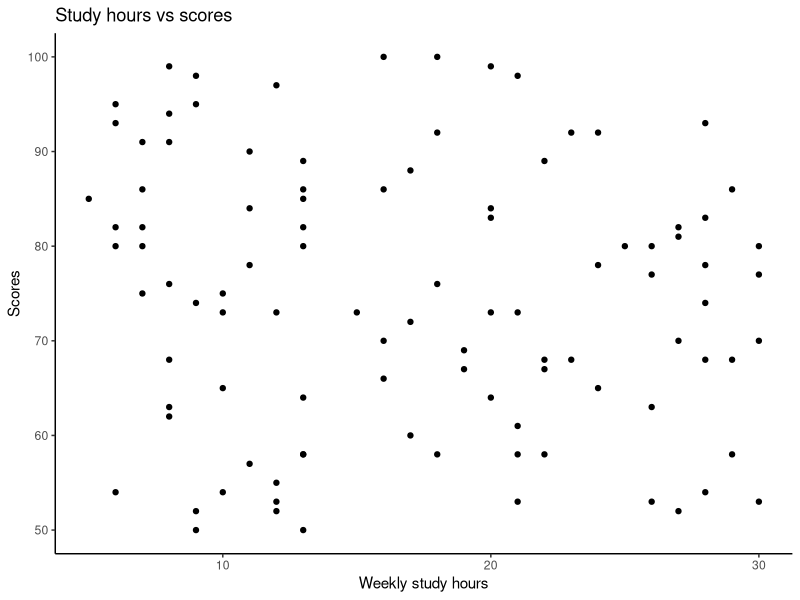
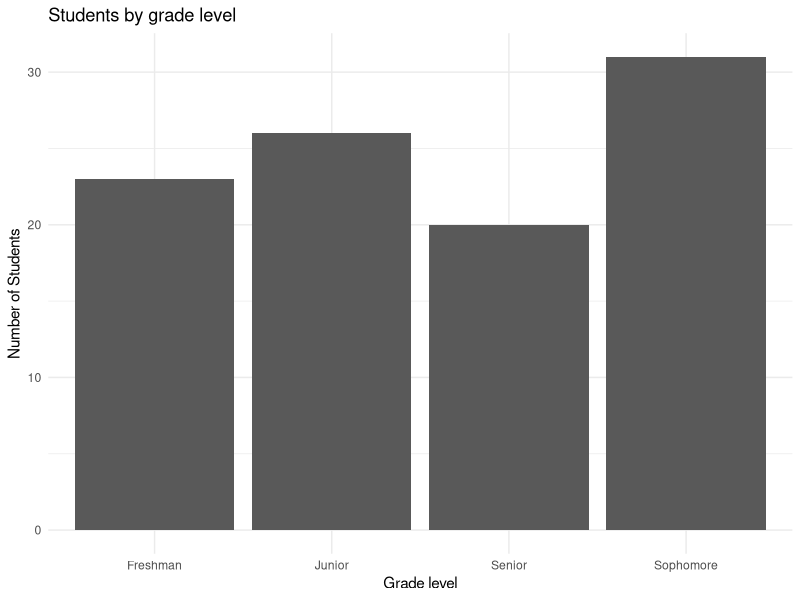
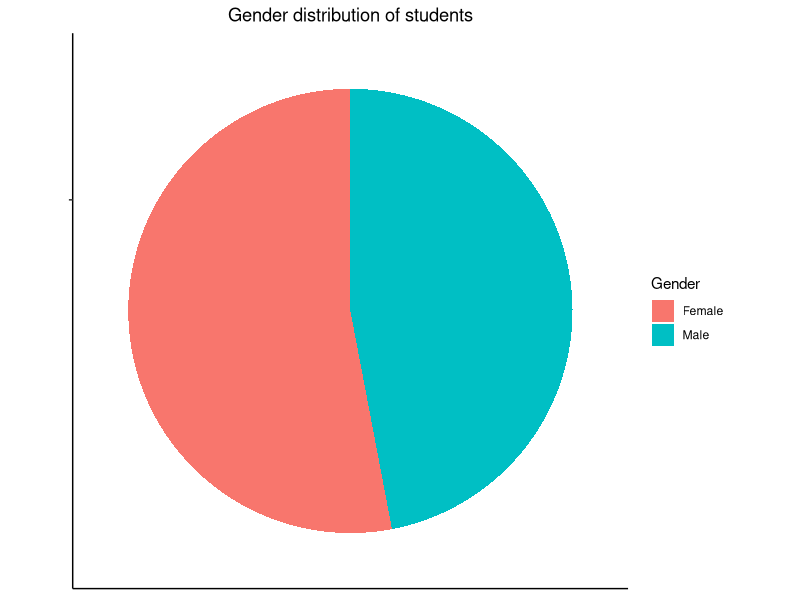
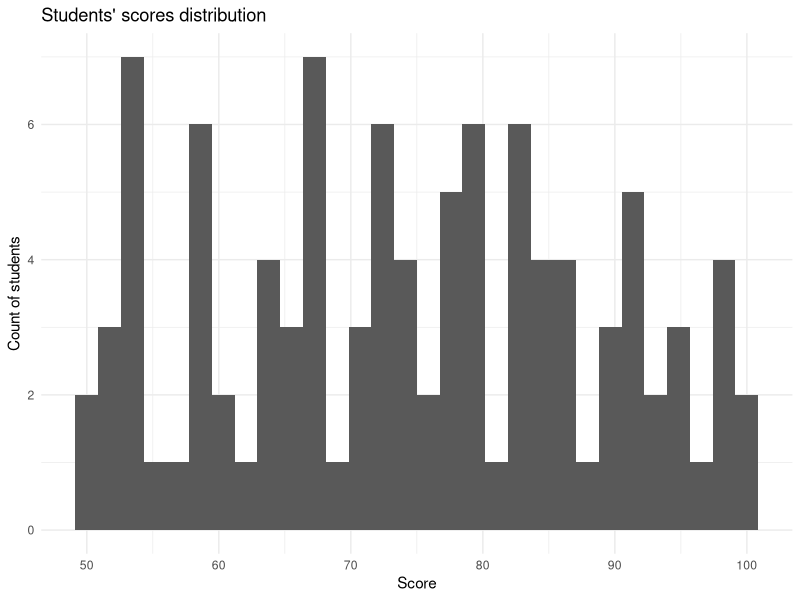

R code for these plots, in order: (Note: this script raises an error after producing the figures.)
## ---- chunk 1
age <- 27
class(age)
## ---- chunk 2
age <- 34L
class(age)
## ---- chunk 3
weight <- 68.2
class(weight)
## ---- chunk 4
name <- "Mustafa"
class(name)
## ---- chunk 5
is_winter <- FALSE
class(is_winter)
## ---- chunk 6
class(98.03)
## ---- chunk 7
height <- 98.03
class(height)
## ---- chunk 8
goats <- 27L
class(goats)
## ---- chunk 9
class("school")
## ---- chunk 10
firstname <- "Bryant" # Any name will work
class(firstname)
## ---- chunk 11
is_student <- TRUE
class(is_student)
## ---- chunk 12
marks = c(23, 67, 98, 34, 98, 21)
print(marks) # print to the console
is.vector(marks) # find its data structure
## ---- chunk 13
vector1 = seq(1, 9) 

# Convert to matrix
## create by column 
m1=matrix(vector1, ncol=3)
print(m1) # print the matrix to the console 

is.matrix(m1) # confirms if its really a matrix 
## ---- chunk 14
var_names <- c("A", "B", "C") # vector to store variable names 

m1_df <- data.frame(var_names, m1) # create the data frame
print(m1_df) #print to the console 

is.data.frame(m1_df) #confirms if its really a data.frame. 
## ---- chunk 15
height <- c(120.1, 118, 123.4, 130.8, 115.2)
is.vector(height)
## ---- chunk 16
length(height) # count the number of elements
## ---- chunk 17
v1 <- seq(1, 12) # Create vector v1

m1 <- matrix(v1, ncol=3) # create a matrix from the vector
m1 

is.matrix(m1) # Confirm if its a matrix
## ---- chunk 18
m1[, 3] # Access the third columns
## ---- chunk 19
m1[2,] # Access of the second row
## ---- chunk 20
student_df <- data.frame(
  "Name"= c("Pragya", "Thomas", "Ali"),
  "Age"=c(21, 19, 23),
  "Marks"=c(68, 72, 67)
)

student_df
## ---- chunk 21
m1_imported <- read.csv("data/m1.csv") # import the csv data set
m1_imported # Display the data
## ---- chunk 22
library(readxl)

students_imported <- read_excel("data/students.xlsx") # Import the data
students_imported # Display the data
## ---- chunk 23
write.csv(m1_imported, "data/m1_exported.csv") # Write the data set locally
## ---- chunk 24
library(openxlsx)

write.xlsx(students_imported, "data/students_exported.xlsx")
## ---- chunk 25
# Create a dataset
set.seed(42)
df <- data.frame(
  Product = c('Shoes', 'Laptop', 'Watch', 'Phone', 'Shoes', 'Watch', 'Laptop', 'Shoes', 'Laptop', 'Phone'),
  Sales = c(150, 500, NA, 300, 150, 1000, 500, 150, 500, 300), # Outlier in Sales (1000)
  Category = c('Fashion', 'Tech', 'Fashion', 'Tech', 'Fashion', 'Fashion', 'Tech', 'Fashion', 'Tech', 'Tech'),
  Discount = c(10, 0, 20, 5, 10, 20, 0, 10, 0, 5),
  Returns = c(2, 0, 1, 0, 2, 1, 0, 2, 0, 0),
  Profit = c(30, 100, NA, 70, 30, 500, 100, 30, 100, 70)  # Outlier in Profit (500)
)

# Add duplicated rows
df <- rbind(df, df[2:3, ])

# View the dataset
head(df)
## ---- chunk 26
sum(is.na(df))
## ---- chunk 27
# Fill missing Sales and Profit with the mean of the respective columns
df$Sales[is.na(df$Sales)] <- mean(df$Sales, na.rm = TRUE)
df$Profit[is.na(df$Profit)] <- mean(df$Profit, na.rm = TRUE)

# View the data set after handling null values
head(df)

# Count the null values in the data set to confirm the operation
sum(is.na(df))
## ---- chunk 28
# Count the duplicated rows
sum(duplicated(df))

# Shape of the data set 
dim(df)
## ---- chunk 29
# Load the required libraries 
library(dplyr)

# Remove duplicated rows
df_cleaned <- df %>% distinct()

# Count the duplicated records
sum(duplicated(df_cleaned))

# Shape of the data set 
dim(df_cleaned)
## ---- chunk 30
# Use the IQR method to detect outliers in Sales and Profit
Q1_sales <- quantile(df_cleaned$Sales, 0.25)
Q3_sales <- quantile(df_cleaned$Sales, 0.75)
IQR_sales <- Q3_sales - Q1_sales

Q1_profit <- quantile(df_cleaned$Profit, 0.25)
Q3_profit <- quantile(df_cleaned$Profit, 0.75)
IQR_profit <- Q3_profit - Q1_profit

# Filter out outliers
df_cleaned <- df_cleaned %>%
  filter(!(Sales < (Q1_sales - 1.5 * IQR_sales) | Sales > (Q3_sales + 1.5 * IQR_sales))) %>%
  filter(!(Profit < (Q1_profit - 1.5 * IQR_profit) | Profit > (Q3_profit + 1.5 * IQR_profit)))

# Find out how many records were affected
dim(df_cleaned)
## ---- chunk 31
library(ggplot2)
## ---- chunk 32
library(dplyr)

# Sample data for students 
set.seed(27)

students_df <- data.frame(
  student_id = 1:100,
  score = sample(50:100, 100, replace = TRUE),
  study_hours = sample(5:30, 100, replace = TRUE),
  gender = sample(c("Male", "Female"), 100, replace = TRUE),
  grade = sample(c("Freshman", "Sophomore", "Junior", "Senior"), 100, replace = TRUE)
)

head(students_df)
## ---- chunk 33
# The set up
ggplot(data = students_df, 
       aes(x = study_hours, y = score)) + 
  # The geoms - for scatter plot 
  geom_point() +
  
  # Labels 
  labs(
    title = "Study hours vs scores",
    x = "Weekly study hours",
    y = "Scores"
  ) + 
  
  # Theme
  theme_classic()
## ---- chunk 34
ggplot(data = students_df, 
       aes(x=grade)) + 
  geom_bar() + 
  labs(
    title = "Students by grade level",
    x = "Grade level",
    y = "Number of Students"
  ) + 
  theme_minimal()
## ---- chunk 35
# Prepare the data for pie chart 
gender_count <- students_df %>%
  count(gender)

# Plot the pie chart
ggplot(data = gender_count,
       aes(x="", y = n, fill = gender)) + 
  geom_bar(stat = "identity", width=1) + 
  coord_polar("y") + 
  labs(
    title = "Gender distribution of students",
    fill = "Gender"
  ) +
  theme_classic() +
  theme(
    plot.title = element_text(hjust = 0.5),
    axis.title = element_blank(),
    axis.text = element_blank(),
    panel.grid = element_blank()
  )
## ---- chunk 36
ggplot(data = students_df,
       aes(x=score)) + 
  geom_histogram() +
  labs(
    title = "Students' scores distribution",
    x = "Score", 
    y = "Count of students"
  ) + 
  theme_minimal()
## ---- chunk 37
# Set seed for reproducibility 
set.seed(71)

# Generate the data set 
patients_data <- data.frame(
  patient_id = 1:1000,
  age = sample(20:80, 1000, replace = TRUE), 
  height_cm = rnorm(1000, mean = 165, sd=10), 
  weight_kg = runif(1000, min=50, max=135),
  gender = sample(c("Male", "Female"), 1000, replace = TRUE),
  condition = sample(c("Hypertension", "Malaria", "Pneumonia", "Diabetes", 
                       "Asthma", "Healthy"), 1000, replace=TRUE)
)

head(patients_data)
## ---- chunk 38
# Set seed for reproducibility 
set.seed(71)

# Generate the data set 
patients_data <- data.frame(
  patient_id = 1:1000,
  age = sample(20:80, 1000, replace = TRUE), 
  height_cm = rnorm(1000, mean = 165, sd=10), 
  weight_kg = runif(1000, min=50, max=135),
  gender = sample(c("Male", "Female"), 1000, replace = TRUE),
  condition = sample(c("Hypertension", "Malaria", "Pneumonia", "Diabetes", 
                       "Asthma", "Healthy"), 1000, replace=TRUE)
)

head(patients_data)
## ---- chunk 39
str(patients_data)
## ---- chunk 40
dim(patients_data)
## ---- chunk 41
write.csv(patients_data, "data/patients_data.csv")
## ---- chunk 42
patients_df <- read.csv("data/patients_data.csv")
head(patients_df)
## ---- chunk 43
library(ggplot2)

# Histogram
ggplot(patients_df,
       aes(x = height_cm)) +
  geom_histogram(fill="skyblue", color="black") +
  labs(
    title = "Distribution of height",
    y = "Frequency",
    x = "Height(cm)"
  ) + 
  theme_minimal()
## ---- chunk 44
ggplot(patients_df, 
       aes(x = gender, fill=gender)) +
  geom_bar() +
  labs(
    title = "Gender distribution",
    x = "Gender", 
    y = "Count"
  ) + 
  theme_minimal()
## ---- chunk 45
library(dplyr)

# Find the condition count 
condition_count <- patients_df %>% count(condition)

# Plot the data
ggplot(condition_count, 
       aes(x="", y=n, fill = condition)) +
  geom_bar(stat = "identity", width=1) +
  coord_polar("y") + 
  labs(
    title = "Proportion of Patients by Conditions"
  ) +
  theme_classic()
## ---- chunk 46
ggplot(patients_df, 
       aes(x = age, y = weight_kg)) +
  geom_point() +
  labs(
    title = "Age vs Weight", 
    x = "Age",
    y = "Weight"
  ) + 
  theme_minimal()
